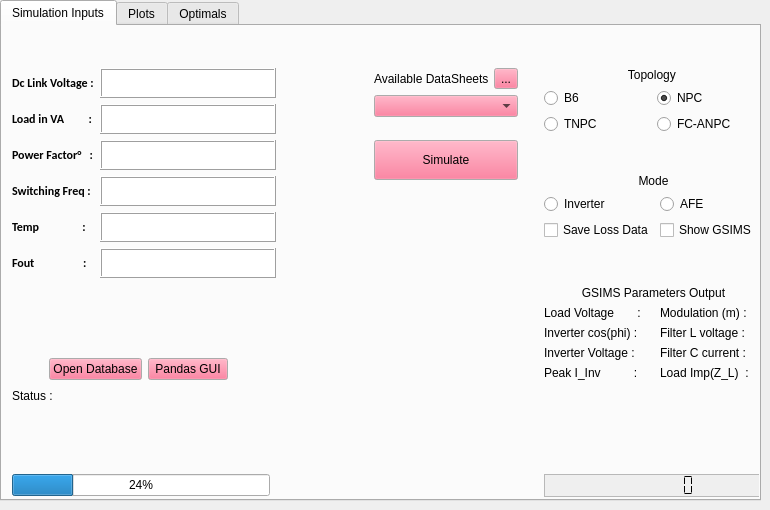
  <widget class="QWidget" name="centralwidget">
   <widget class="QTabWidget" name="tabWidget">
    <property name="geometry">
     <rect>
      <x>0</x>
      <y>0</y>
      <width>761</width>
      <height>501</height>
     </rect>
    </property>
    <property name="autoFillBackground">
     <bool>false</bool>
    </property>
    <property name="currentIndex">
     <number>0</number>
    </property>
    <widget class="QWidget" name="Tab_Inputs">
     <property name="palette">
      <palette>
       <active>
        <colorrole role="Button">
         <brush brushstyle="SolidPattern">
          <color alpha="255">
           <red>255</red>
           <green>85</green>
           <blue>127</blue>
          </color>
         </brush>
        </colorrole>
       </active>
       <inactive>
        <colorrole role="Button">
         <brush brushstyle="SolidPattern">
          <color alpha="255">
           <red>255</red>
           <green>85</green>
           <blue>127</blue>
          </color>
         </brush>
        </colorrole>
       </inactive>
       <disabled>
        <colorrole role="Button">
         <brush brushstyle="SolidPattern">
          <color alpha="255">
           <red>255</red>
           <green>85</green>
           <blue>127</blue>
          </color>
         </brush>
        </colorrole>
       </disabled>
      </palette>
     </property>
     <property name="font">
      <font>
       <family>MS Shell Dlg 2</family>
       <weight>50</weight>
       <bold>false</bold>
      </font>
     </property>
     <attribute name="title">
      <string>Simulation Inputs</string>
     </attribute>
     <widget class="QWidget" name="gridLayoutWidget_5">
      <property name="geometry">
       <rect>
        <x>10</x>
        <y>0</y>
        <width>751</width>
        <height>471</height>
       </rect>
      </property>
      <layout class="QGridLayout" name="gridLayout_6">
       <item row="4" column="7">
        <widget class="QLabel" name="topologyPicture">
         <property name="text">
          <string/>
         </property>
         <property name="textFormat">
          <enum>Qt::PlainText</enum>
         </property>
         <property name="pixmap">
          <pixmap>../../TNPC.png</pixmap>
         </property>
         <property name="scaledContents">
          <bool>true</bool>
         </property>
         <property name="alignment">
          <set>Qt::AlignHCenter|Qt::AlignTop</set>
         </property>
         <property name="wordWrap">
          <bool>false</bool>
         </property>
        </widget>
       </item>
       <item row="4" column="1" colspan="2">
        <widget class="QLabel" name="statusWriteLabel">
         <property name="text">
          <string/>
         </property>
        </widget>
       </item>
       <item row="7" column="0" colspan="2">
        <widget class="QProgressBar" name="progressBar">
         <property name="value">
          <number>24</number>
         </property>
        </widget>
       </item>
       <item row="7" column="7">
        <widget class="QLCDNumber" name="lcdDateTime">
         <property name="autoFillBackground">
          <bool>true</bool>
         </property>
         <property name="styleSheet">
          <string notr="true">font: 11pt &quot;MS Shell Dlg 2&quot;;</string>
         </property>
         <property name="frameShape">
          <enum>QFrame::StyledPanel</enum>
         </property>
         <property name="frameShadow">
          <enum>QFrame::Raised</enum>
         </property>
         <property name="lineWidth">
          <number>4</number>
         </property>
         <property name="smallDecimalPoint">
          <bool>false</bool>
         </property>
         <property name="digitCount">
          <number>8</number>
         </property>
         <property name="segmentStyle">
          <enum>QLCDNumber::Flat</enum>
         </property>
         <property name="value" stdset="0">
          <double>0.000000000000000</double>
         </property>
         <property name="intValue" stdset="0">
          <number>0</number>
         </property>
        </widget>
       </item>
       <item row="6" column="7">
        <spacer name="horizontalSpacer">
         <property name="orientation">
          <enum>Qt::Horizontal</enum>
         </property>
         <property name="sizeHint" stdset="0">
          <size>
           <width>40</width>
           <height>20</height>
          </size>
         </property>
        </spacer>
       </item>
       <item row="1" column="7">
        <layout class="QGridLayout" name="gridLayout_4">
         <property name="leftMargin">
          <number>0</number>
         </property>
         <item row="4" column="0" colspan="2">
          <layout class="QGridLayout" name="gridLayout_3">
           <item row="2" column="0">
            <widget class="QCheckBox" name="saveLossData">
             <property name="autoFillBackground">
              <bool>false</bool>
             </property>
             <property name="text">
              <string>Save Loss Data</string>
             </property>
            </widget>
           </item>
           <item row="1" column="0">
            <widget class="QRadioButton" name="InverterModeBtn">
             <property name="text">
              <string>Inverter</string>
             </property>
             <attribute name="buttonGroup">
              <string notr="true">buttonGroupMode</string>
             </attribute>
            </widget>
           </item>
           <item row="2" column="1">
            <widget class="QCheckBox" name="showGSIMS">
             <property name="text">
              <string>Show GSIMS</string>
             </property>
            </widget>
           </item>
           <item row="1" column="1">
            <widget class="QRadioButton" name="AFEModeBtn">
             <property name="text">
              <string>AFE</string>
             </property>
             <attribute name="buttonGroup">
              <string notr="true">buttonGroupMode</string>
             </attribute>
            </widget>
           </item>
           <item row="0" column="0" colspan="2">
            <widget class="QLabel" name="modeLabel">
             <property name="layoutDirection">
              <enum>Qt::RightToLeft</enum>
             </property>
             <property name="text">
              <string>Mode</string>
             </property>
             <property name="alignment">
              <set>Qt::AlignCenter</set>
             </property>
            </widget>
           </item>
          </layout>
         </item>
         <item row="1" column="1">
          <widget class="QRadioButton" name="radioNPC">
           <property name="text">
            <string>NPC</string>
           </property>
           <property name="checked">
            <bool>true</bool>
           </property>
           <attribute name="buttonGroup">
            <string notr="true">buttonGroupTopology</string>
           </attribute>
          </widget>
         </item>
         <item row="2" column="1">
          <widget class="QRadioButton" name="radioMulti">
           <property name="autoFillBackground">
            <bool>false</bool>
           </property>
           <property name="text">
            <string>FC-ANPC</string>
           </property>
           <attribute name="buttonGroup">
            <string notr="true">buttonGroupTopology</string>
           </attribute>
          </widget>
         </item>
         <item row="2" column="0">
          <widget class="QRadioButton" name="radioTNPC">
           <property name="text">
            <string>TNPC</string>
           </property>
           <attribute name="buttonGroup">
            <string notr="true">buttonGroupTopology</string>
           </attribute>
          </widget>
         </item>
         <item row="3" column="0" colspan="2">
          <spacer name="verticalSpacer_5">
           <property name="orientation">
            <enum>Qt::Vertical</enum>
           </property>
           <property name="sizeHint" stdset="0">
            <size>
             <width>20</width>
             <height>20</height>
            </size>
           </property>
          </spacer>
         </item>
         <item row="0" column="0" colspan="2">
          <widget class="QLabel" name="topologyLabel">
           <property name="layoutDirection">
            <enum>Qt::RightToLeft</enum>
           </property>
           <property name="text">
            <string>Topology </string>
           </property>
           <property name="alignment">
            <set>Qt::AlignCenter</set>
           </property>
          </widget>
         </item>
         <item row="1" column="0">
          <widget class="QRadioButton" name="radioBSix">
           <property name="layoutDirection">
            <enum>Qt::LeftToRight</enum>
           </property>
           <property name="autoFillBackground">
            <bool>false</bool>
           </property>
           <property name="text">
            <string>B6</string>
           </property>
           <attribute name="buttonGroup">
            <string notr="true">buttonGroupTopology</string>
           </attribute>
          </widget>
         </item>
         <item row="5" column="0" colspan="2">
          <spacer name="verticalSpacer_6">
           <property name="orientation">
            <enum>Qt::Vertical</enum>
           </property>
           <property name="sizeHint" stdset="0">
            <size>
             <width>20</width>
             <height>40</height>
            </size>
           </property>
          </spacer>
         </item>
        </layout>
       </item>
       <item row="1" column="4">
        <spacer name="horizontalSpacer_2">
         <property name="orientation">
          <enum>Qt::Horizontal</enum>
         </property>
         <property name="sizeHint" stdset="0">
          <size>
           <width>40</width>
           <height>20</height>
          </size>
         </property>
        </spacer>
       </item>
       <item row="3" column="0" colspan="4">
        <layout class="QHBoxLayout" name="horizontalLayout_19">
         <item>
          <spacer name="horizontalSpacer_4">
           <property name="orientation">
            <enum>Qt::Horizontal</enum>
           </property>
           <property name="sizeHint" stdset="0">
            <size>
             <width>30</width>
             <height>20</height>
            </size>
           </property>
          </spacer>
         </item>
         <item>
          <widget class="QPushButton" name="databaseBtn">
           <property name="text">
            <string>Open Database</string>
           </property>
          </widget>
         </item>
         <item>
          <widget class="QPushButton" name="pandasGUIBtn">
           <property name="text">
            <string>Pandas GUI</string>
           </property>
          </widget>
         </item>
         <item>
          <spacer name="horizontalSpacer_5">
           <property name="orientation">
            <enum>Qt::Horizontal</enum>
           </property>
           <property name="sizeHint" stdset="0">
            <size>
             <width>140</width>
             <height>20</height>
            </size>
           </property>
          </spacer>
         </item>
        </layout>
       </item>
       <item row="1" column="5">
        <layout class="QVBoxLayout" name="dataSheetLayout">
         <item>
          <layout class="QHBoxLayout" name="horizontalLayout_6">
           <item>
            <widget class="QLabel" name="sheetsLabel">
             <property name="maximumSize">
              <size>
               <width>114</width>
               <height>16777215</height>
              </size>
             </property>
             <property name="text">
              <string>Available DataSheets </string>
             </property>
            </widget>
           </item>
           <item>
            <widget class="QToolButton" name="toolButtonThermal">
             <property name="text">
              <string>...</string>
             </property>
             <property name="icon">
              <iconset>
               <normaloff>../PythonGecko/thermalResistor.jpg</normaloff>../PythonGecko/thermalResistor.jpg</iconset>
             </property>
             <property name="iconSize">
              <size>
               <width>18</width>
               <height>18</height>
              </size>
             </property>
            </widget>
           </item>
          </layout>
         </item>
         <item>
          <widget class="CheckableComboBox" name="dataSheetComboBox">
           <property name="minimumSize">
            <size>
             <width>0</width>
             <height>0</height>
            </size>
           </property>
          </widget>
         </item>
         <item>
          <spacer name="verticalSpacer_3">
           <property name="orientation">
            <enum>Qt::Vertical</enum>
           </property>
           <property name="sizeHint" stdset="0">
            <size>
             <width>20</width>
             <height>17</height>
            </size>
           </property>
          </spacer>
         </item>
         <item>
          <widget class="QPushButton" name="simulateBtn">
           <property name="minimumSize">
            <size>
             <width>20</width>
             <height>40</height>
            </size>
           </property>
           <property name="text">
            <string>Simulate</string>
           </property>
          </widget>
         </item>
         <item>
          <spacer name="verticalSpacer_4">
           <property name="orientation">
            <enum>Qt::Vertical</enum>
           </property>
           <property name="sizeHint" stdset="0">
            <size>
             <width>20</width>
             <height>100</height>
            </size>
           </property>
          </spacer>
         </item>
        </layout>
       </item>
       <item row="2" column="0" colspan="4">
        <spacer name="verticalSpacer">
         <property name="orientation">
          <enum>Qt::Vertical</enum>
         </property>
         <property name="sizeHint" stdset="0">
          <size>
           <width>20</width>
           <height>40</height>
          </size>
         </property>
        </spacer>
       </item>
       <item row="4" column="0">
        <widget class="QLabel" name="statusLabel">
         <property name="text">
          <string>Status :</string>
         </property>
        </widget>
       </item>
       <item row="4" column="3">
        <spacer name="horizontalSpacer_3">
         <property name="orientation">
          <enum>Qt::Horizontal</enum>
         </property>
         <property name="sizeHint" stdset="0">
          <size>
           <width>40</width>
           <height>20</height>
          </size>
         </property>
        </spacer>
       </item>
       <item row="5" column="0" colspan="4">
        <spacer name="verticalSpacer_2">
         <property name="orientation">
          <enum>Qt::Vertical</enum>
         </property>
         <property name="sizeHint" stdset="0">
          <size>
           <width>20</width>
           <height>40</height>
          </size>
         </property>
        </spacer>
       </item>
       <item row="0" column="5">
        <spacer name="verticalSpacer_7">
         <property name="orientation">
          <enum>Qt::Vertical</enum>
         </property>
         <property name="sizeHint" stdset="0">
          <size>
           <width>20</width>
           <height>20</height>
          </size>
         </property>
        </spacer>
       </item>
       <item row="1" column="6">
        <spacer name="verticalSpacer_8">
         <property name="orientation">
          <enum>Qt::Vertical</enum>
         </property>
         <property name="sizeHint" stdset="0">
          <size>
           <width>20</width>
           <height>40</height>
          </size>
         </property>
        </spacer>
       </item>
       <item row="0" column="0">
        <spacer name="horizontalSpacer_6">
         <property name="orientation">
          <enum>Qt::Horizontal</enum>
         </property>
         <property name="sizeHint" stdset="0">
          <size>
           <width>40</width>
           <height>20</height>
          </size>
         </property>
        </spacer>
       </item>
       <item row="2" column="7" rowspan="2">
        <layout class="QGridLayout" name="gsimsGrid">
         <property name="leftMargin">
          <number>0</number>
         </property>
         <item row="1" column="1">
          <layout class="QHBoxLayout" name="horizontalLayout_13">
           <item>
            <widget class="QLabel" name="modulation">
             <property name="text">
              <string>Modulation (m) : </string>
             </property>
            </widget>
           </item>
           <item>
            <widget class="QLabel" name="modulationOut">
             <property name="text">
              <string/>
             </property>
            </widget>
           </item>
          </layout>
         </item>
         <item row="1" column="0">
          <layout class="QHBoxLayout" name="horizontalLayout_9">
           <item>
            <widget class="QLabel" name="loadVltg">
             <property name="text">
              <string>Load Voltage       :</string>
             </property>
            </widget>
           </item>
           <item>
            <widget class="QLabel" name="loadVltgOut">
             <property name="text">
              <string/>
             </property>
            </widget>
           </item>
          </layout>
         </item>
         <item row="2" column="0">
          <layout class="QHBoxLayout" name="horizontalLayout_10">
           <item>
            <widget class="QLabel" name="invCosPhi">
             <property name="text">
              <string>Inverter cos(phi) :</string>
             </property>
            </widget>
           </item>
           <item>
            <widget class="QLabel" name="invCosPhiOut">
             <property name="text">
              <string/>
             </property>
            </widget>
           </item>
          </layout>
         </item>
         <item row="3" column="1">
          <layout class="QHBoxLayout" name="horizontalLayout_14">
           <item>
            <widget class="QLabel" name="cCurrent">
             <property name="text">
              <string>Filter C current : </string>
             </property>
            </widget>
           </item>
           <item>
            <widget class="QLabel" name="cCurrentOut">
             <property name="text">
              <string/>
             </property>
            </widget>
           </item>
          </layout>
         </item>
         <item row="0" column="0" colspan="2">
          <widget class="QLabel" name="GSIMSLabel">
           <property name="text">
            <string>GSIMS Parameters Output</string>
           </property>
           <property name="alignment">
            <set>Qt::AlignCenter</set>
           </property>
          </widget>
         </item>
         <item row="4" column="1">
          <layout class="QHBoxLayout" name="horizontalLayout_16">
           <item>
            <widget class="QLabel" name="loadZ">
             <property name="text">
              <string>Load Imp(Z_L)  :</string>
             </property>
            </widget>
           </item>
           <item>
            <widget class="QLabel" name="loadZOut">
             <property name="text">
              <string/>
             </property>
            </widget>
           </item>
          </layout>
         </item>
         <item row="4" column="0">
          <layout class="QHBoxLayout" name="horizontalLayout_12">
           <item>
            <widget class="QLabel" name="peakRlcCurrent">
             <property name="text">
              <string>Peak I_Inv          :</string>
             </property>
            </widget>
           </item>
           <item>
            <widget class="QLabel" name="peakRlcCurrentOut">
             <property name="text">
              <string/>
             </property>
            </widget>
           </item>
          </layout>
         </item>
         <item row="3" column="0">
          <layout class="QHBoxLayout" name="horizontalLayout_11">
           <item>
            <widget class="QLabel" name="invVltg">
             <property name="text">
              <string>Inverter Voltage : </string>
             </property>
            </widget>
           </item>
           <item>
            <widget class="QLabel" name="invVtlgOut">
             <property name="text">
              <string/>
             </property>
            </widget>
           </item>
          </layout>
         </item>
         <item row="2" column="1">
          <layout class="QHBoxLayout" name="horizontalLayout_15">
           <item>
            <widget class="QLabel" name="lVltg">
             <property name="text">
              <string>Filter L voltage :</string>
             </property>
            </widget>
           </item>
           <item>
            <widget class="QLabel" name="lVltgOut">
             <property name="text">
              <string/>
             </property>
            </widget>
           </item>
          </layout>
         </item>
        </layout>
       </item>
       <item row="1" column="0" colspan="3">
        <layout class="QGridLayout" name="inputParamsLayout">
         <item row="7" column="0" colspan="2">
          <layout class="QHBoxLayout" name="horizontalLayout_17">
           <item>
            <widget class="QLabel" name="fOut">
             <property name="minimumSize">
              <size>
               <width>82</width>
               <height>30</height>
              </size>
             </property>
             <property name="maximumSize">
              <size>
               <width>82</width>
               <height>30</height>
              </size>
             </property>
             <property name="font">
              <font>
               <family>Calibri</family>
               <pointsize>9</pointsize>
               <weight>75</weight>
               <bold>true</bold>
              </font>
             </property>
             <property name="text">
              <string>Fout                  :</string>
             </property>
            </widget>
           </item>
           <item>
            <widget class="QPlainTextEdit" name="fOutIn">
             <property name="maximumSize">
              <size>
               <width>16777215</width>
               <height>30</height>
              </size>
             </property>
             <property name="frameShape">
              <enum>QFrame::Box</enum>
             </property>
             <property name="frameShadow">
              <enum>QFrame::Raised</enum>
             </property>
             <property name="tabStopDistance">
              <double>1.000000000000000</double>
             </property>
            </widget>
           </item>
          </layout>
         </item>
         <item row="3" column="0" colspan="2">
          <layout class="QHBoxLayout" name="horizontalLayout_2">
           <item>
            <widget class="QLabel" name="loadWLabel">
             <property name="minimumSize">
              <size>
               <width>82</width>
               <height>0</height>
              </size>
             </property>
             <property name="maximumSize">
              <size>
               <width>82</width>
               <height>30</height>
              </size>
             </property>
             <property name="font">
              <font>
               <family>Calibri</family>
               <pointsize>9</pointsize>
               <weight>75</weight>
               <bold>true</bold>
              </font>
             </property>
             <property name="text">
              <string>Load in VA         :</string>
             </property>
            </widget>
           </item>
           <item>
            <widget class="QPlainTextEdit" name="loadWIn">
             <property name="maximumSize">
              <size>
               <width>16777215</width>
               <height>30</height>
              </size>
             </property>
             <property name="frameShape">
              <enum>QFrame::Box</enum>
             </property>
             <property name="frameShadow">
              <enum>QFrame::Raised</enum>
             </property>
             <property name="tabStopDistance">
              <double>1.000000000000000</double>
             </property>
            </widget>
           </item>
          </layout>
         </item>
         <item row="5" column="0" colspan="2">
          <layout class="QHBoxLayout" name="horizontalLayout_4">
           <item>
            <widget class="QLabel" name="switchFreqLabel">
             <property name="minimumSize">
              <size>
               <width>82</width>
               <height>0</height>
              </size>
             </property>
             <property name="maximumSize">
              <size>
               <width>82</width>
               <height>30</height>
              </size>
             </property>
             <property name="font">
              <font>
               <family>Calibri</family>
               <pointsize>9</pointsize>
               <weight>75</weight>
               <bold>true</bold>
              </font>
             </property>
             <property name="text">
              <string>Switching Freq :</string>
             </property>
            </widget>
           </item>
           <item>
            <widget class="QPlainTextEdit" name="switchFreqIn">
             <property name="maximumSize">
              <size>
               <width>16777215</width>
               <height>30</height>
              </size>
             </property>
             <property name="frameShape">
              <enum>QFrame::Box</enum>
             </property>
             <property name="frameShadow">
              <enum>QFrame::Raised</enum>
             </property>
             <property name="tabStopDistance">
              <double>1.000000000000000</double>
             </property>
            </widget>
           </item>
          </layout>
         </item>
         <item row="4" column="0" colspan="2">
          <layout class="QHBoxLayout" name="horizontalLayout_3">
           <item>
            <widget class="QLabel" name="pfDegreeLabel">
             <property name="minimumSize">
              <size>
               <width>82</width>
               <height>30</height>
              </size>
             </property>
             <property name="maximumSize">
              <size>
               <width>82</width>
               <height>30</height>
              </size>
             </property>
             <property name="font">
              <font>
               <family>Calibri</family>
               <pointsize>9</pointsize>
               <weight>75</weight>
               <bold>true</bold>
              </font>
             </property>
             <property name="text">
              <string>Power Factor°   :</string>
             </property>
            </widget>
           </item>
           <item>
            <widget class="QPlainTextEdit" name="pfDegreeIn">
             <property name="maximumSize">
              <size>
               <width>16777215</width>
               <height>30</height>
              </size>
             </property>
             <property name="frameShape">
              <enum>QFrame::Box</enum>
             </property>
             <property name="frameShadow">
              <enum>QFrame::Raised</enum>
             </property>
             <property name="tabStopDistance">
              <double>1.000000000000000</double>
             </property>
            </widget>
           </item>
          </layout>
         </item>
         <item row="6" column="0" colspan="2">
          <layout class="QHBoxLayout" name="horizontalLayout_5">
           <item>
            <widget class="QLabel" name="tempLabel">
             <property name="minimumSize">
              <size>
               <width>82</width>
               <height>0</height>
              </size>
             </property>
             <property name="maximumSize">
              <size>
               <width>82</width>
               <height>30</height>
              </size>
             </property>
             <property name="font">
              <font>
               <family>Calibri</family>
               <pointsize>9</pointsize>
               <weight>75</weight>
               <bold>true</bold>
              </font>
             </property>
             <property name="text">
              <string>Temp                :</string>
             </property>
            </widget>
           </item>
           <item>
            <widget class="QPlainTextEdit" name="tempIn">
             <property name="maximumSize">
              <size>
               <width>16777215</width>
               <height>30</height>
              </size>
             </property>
             <property name="frameShape">
              <enum>QFrame::Box</enum>
             </property>
             <property name="frameShadow">
              <enum>QFrame::Raised</enum>
             </property>
             <property name="tabStopDistance">
              <double>1.000000000000000</double>
             </property>
            </widget>
           </item>
          </layout>
         </item>
         <item row="2" column="0" colspan="2">
          <layout class="QHBoxLayout" name="horizontalLayout_18">
           <item>
            <widget class="QLabel" name="dcVltg">
             <property name="maximumSize">
              <size>
               <width>82</width>
               <height>30</height>
              </size>
             </property>
             <property name="font">
              <font>
               <family>Calibri</family>
               <pointsize>9</pointsize>
               <weight>75</weight>
               <bold>true</bold>
              </font>
             </property>
             <property name="text">
              <string>Dc Link Voltage :</string>
             </property>
            </widget>
           </item>
           <item>
            <widget class="QPlainTextEdit" name="dcVltgIn">
             <property name="maximumSize">
              <size>
               <width>16777215</width>
               <height>30</height>
              </size>
             </property>
             <property name="autoFillBackground">
              <bool>true</bool>
             </property>
             <property name="frameShape">
              <enum>QFrame::Box</enum>
             </property>
             <property name="frameShadow">
              <enum>QFrame::Raised</enum>
             </property>
             <property name="overwriteMode">
              <bool>false</bool>
             </property>
             <property name="tabStopWidth">
              <number>1</number>
             </property>
             <property name="tabStopDistance">
              <double>1.000000000000000</double>
             </property>
             <property name="backgroundVisible">
              <bool>false</bool>
             </property>
             <property name="placeholderText">
              <string notr="true" comment="DC link voltage" extracomment="DC link voltage"/>
             </property>
            </widget>
           </item>
          </layout>
         </item>
        </layout>
       </item>
      </layout>
     </widget>
    </widget>
    <widget class="QWidget" name="Tab_Plots">
     <attribute name="title">
      <string>Plots</string>
     </attribute>
     <layout class="QGridLayout" name="gridLayout_5">
      <item row="0" column="0">
       <widget class="MplWidget" name="MplWidget" native="true"/>
      </item>
     </layout>
    </widget>
    <widget class="QWidget" name="Tab_Optimal">
     <attribute name="title">
      <string>Optimals</string>
     </attribute>
     <widget class="MplMultiWidget" name="OptimalChartArea" native="true">
      <property name="geometry">
       <rect>
        <x>10</x>
        <y>10</y>
        <width>741</width>
        <height>451</height>
       </rect>
      </property>
     </widget>
    </widget>
   </widget>
  </widget>
